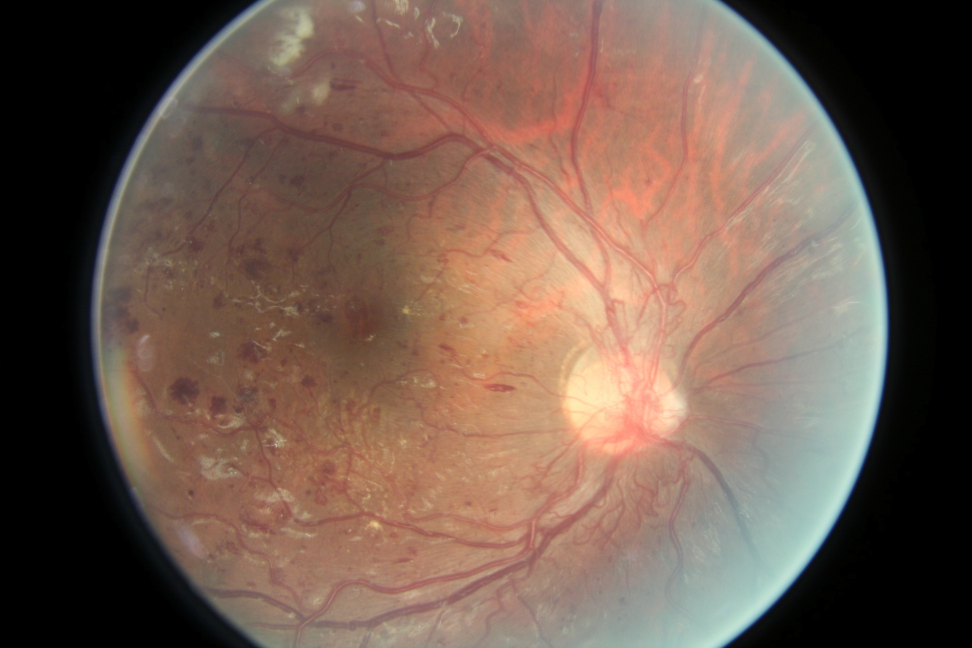
#> input picture 16_left.jpeg, 3888 x 2592 px (shown at 1/4 size)
$ jupyter execute 'Veins Extraction from Retina.ipynb'
#> lines starting #> are read from the running program, lines starting #| are printed output that depends on the picture; after the words box and inside, x2 and y2 are one past the last pixel; in counts of white or black regions, pixels touching at a corner belong together
[cell 1]
import cv2
import numpy as np
import matplotlib.pyplot as plt

def analyze_retina(image_path):
    # Read the input image
#> called with image_path = '16_left.jpeg'
    image = cv2.imread(image_path)
#> image is the input picture: shape (2592, 3888, 3); mean B, G, R 79.9, 92.2, 114.9

    # Split the image channels
    b, green_fundus, r = cv2.split(image)
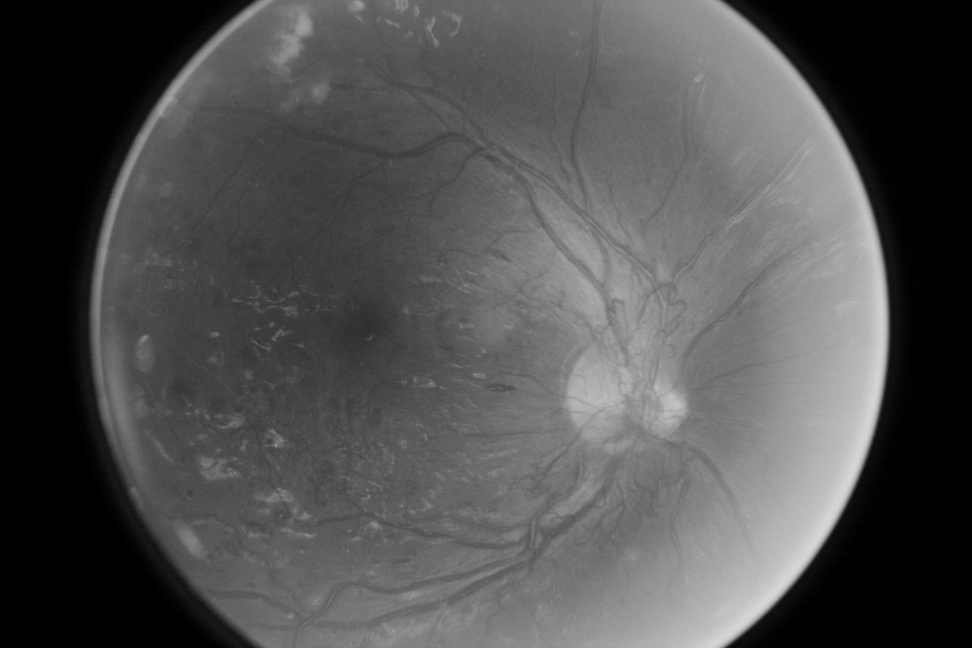
#> b: shape (2592, 3888) (shown at 1/4 size); min 0, max 222, mean 79.9
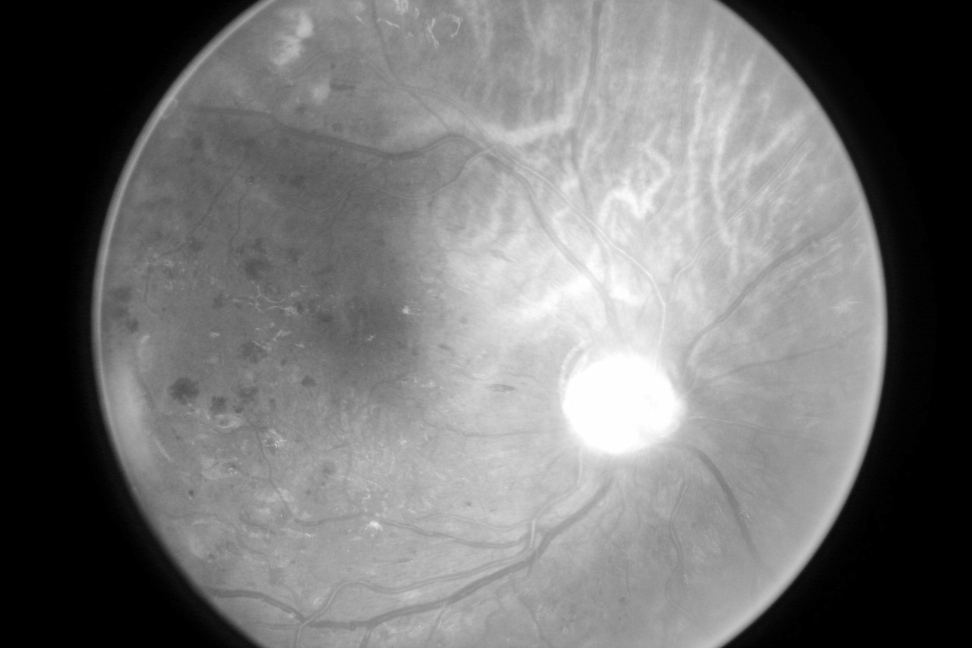
#> r: shape (2592, 3888) (shown at 1/4 size); min 0, max 255, mean 114.9

    # Apply CLAHE for contrast enhancement
    clahe = cv2.createCLAHE(clipLimit=2.0, tileGridSize=(8, 8))
    contrast_enhanced_green_fundus = clahe.apply(green_fundus)
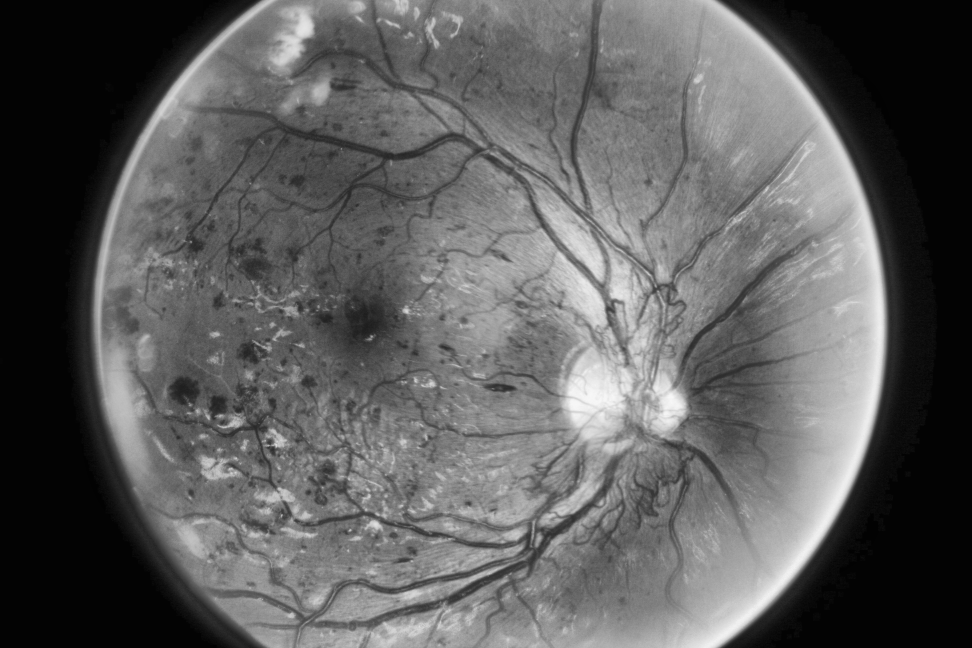
#> contrast_enhanced_green_fundus: shape (2592, 3888) (shown at 1/4 size); min 2, max 249, mean 93.3

    # Morphological operations for blood vessels detection
    r1 = cv2.morphologyEx(contrast_enhanced_green_fundus, cv2.MORPH_OPEN, cv2.getStructuringElement(cv2.MORPH_ELLIPSE, (5, 5)), iterations=1)
    R1 = cv2.morphologyEx(r1, cv2.MORPH_CLOSE, cv2.getStructuringElement(cv2.MORPH_ELLIPSE, (5, 5)), iterations=1)
    r2 = cv2.morphologyEx(R1, cv2.MORPH_OPEN, cv2.getStructuringElement(cv2.MORPH_ELLIPSE, (11, 11)), iterations=1)
    R2 = cv2.morphologyEx(r2, cv2.MORPH_CLOSE, cv2.getStructuringElement(cv2.MORPH_ELLIPSE, (11, 11)), iterations=1)
    r3 = cv2.morphologyEx(R2, cv2.MORPH_OPEN, cv2.getStructuringElement(cv2.MORPH_ELLIPSE, (23, 23)), iterations=1)
    R3 = cv2.morphologyEx(r3, cv2.MORPH_CLOSE, cv2.getStructuringElement(cv2.MORPH_ELLIPSE, (23, 23)), iterations=1)

    # Subtract to get blood vessels
    f4 = cv2.subtract(R3, contrast_enhanced_green_fundus)

    # Apply CLAHE again
    f5 = clahe.apply(f4)

    # Thresholding
    ret, f6 = cv2.threshold(f5, 15, 255, cv2.THRESH_BINARY)
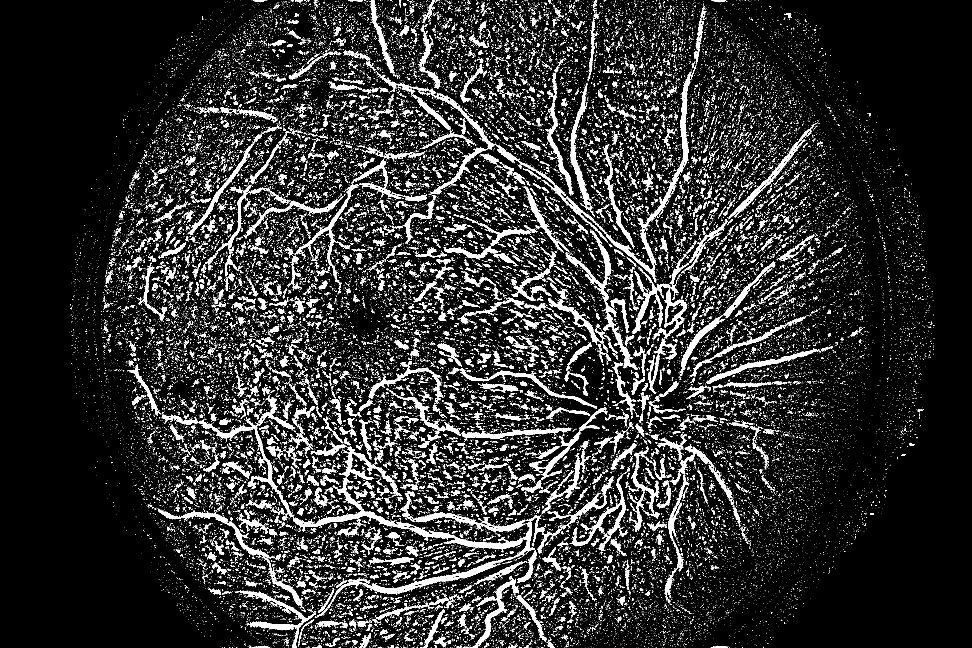
#> f6: shape (2592, 3888) (shown at 1/4 size); 9.9% white; 69722 white regions (65315 under 20 px), largest, box (x1, y1, x2, y2) and area: (1173, 1910, 2091, 2196) 20390, (2424, 288, 2765, 1130) 16155, (1309, 2224, 2059, 2432) 12260

    # Masking
    mask = np.ones(f5.shape[:2], dtype="uint8") * 255
    contours, hierarchy = cv2.findContours(f6.copy(), cv2.RETR_LIST, cv2.CHAIN_APPROX_SIMPLE)
#> contours = 74798 contours
    for cnt in contours:
        if cv2.contourArea(cnt) <= 200:
            cv2.drawContours(mask, [cnt], -1, 0, -1)
#> this loop made 74798 passes
#> cnt on passes 1 to 3: [[2842, 2591]], [[2656, 2591]], [[2581, 2591]]
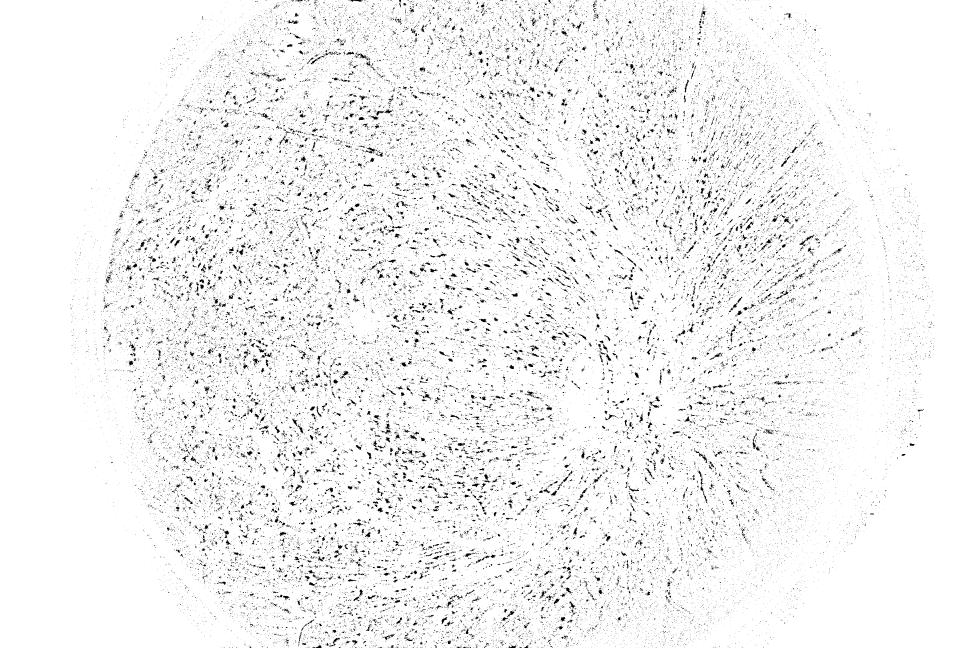
#> mask: shape (2592, 3888) (shown at 1/4 size); 95.2% white; 71719 black regions (67508 under 20 px), largest, box (x1, y1, x2, y2) and area: (2204, 1343, 2246, 1362) 270, (2921, 1301, 2945, 1346) 267, (2107, 1564, 2137, 1587) 263
    im = cv2.bitwise_and(f5, f5, mask=mask)

    # Thresholding and morphological operations
    ret, fin = cv2.threshold(im, 15, 255, cv2.THRESH_BINARY_INV)
#> fin: shape (2592, 3888); 94.7% white; 1023 black regions (414 under 20 px), largest, box (x1, y1, x2, y2) and area: (1173, 1910, 2091, 2196) 19785, (1309, 2224, 2059, 2432) 11968, (2554, 288, 2765, 923) 10238
    newfin = cv2.erode(fin, cv2.getStructuringElement(cv2.MORPH_ELLIPSE, (3, 3)), iterations=1)
#> newfin: shape (2592, 3888); 93.1% white; 448 black regions, largest, box (x1, y1, x2, y2) and area: (646, 1657, 2179, 2433) 67152, (1987, 287, 2766, 1131) 28084, (2529, 1033, 2756, 1358) 15867

    # Erode again for blood vessels
    fundus_eroded = cv2.bitwise_not(newfin)
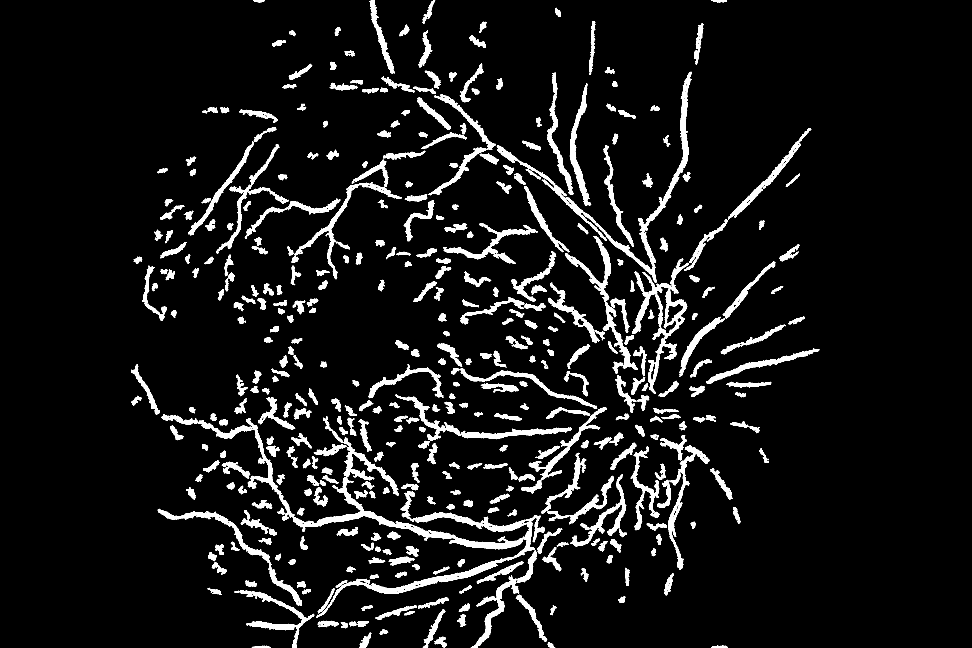
#> fundus_eroded: shape (2592, 3888) (shown at 1/4 size); 6.9% white; 448 white regions

    # Contour analysis for identifying veins
    xmask = np.ones(fundus_eroded.shape[:2], dtype="uint8") * 255
    xcontours, xhierarchy = cv2.findContours(fundus_eroded.copy(), cv2.RETR_LIST, cv2.CHAIN_APPROX_SIMPLE)
#> xcontours = 4563 contours, 3962 with area under 20; largest, box (x1, y1, x2, y2) and area: (646, 1657, 2179, 2433) 63624, (1987, 287, 2766, 1131) 26612, (2529, 1033, 2756, 1358) 17697, (2260, 944, 2551, 1480) 12788, (631, 2035, 1208, 2424) 11635
    for cnt in xcontours:
        shape = "unidentified"
        peri = cv2.arcLength(cnt, True)
        approx = cv2.approxPolyDP(cnt, 0.04 * peri, False)
        if len(approx) > 4 and cv2.contourArea(cnt) <= 3000 and cv2.contourArea(cnt) >= 100:
            shape = "circle"
        else:
            shape = "veins"
        if shape == "circle":
            cv2.drawContours(xmask, [cnt], -1, 0, -1)
#> this loop made 4563 passes
#> (shape, peri, approx) on passes 1, 2, 4, 5, 6, 7, 9, 10, 11: ('veins', 5.66, [[1894, 2590], [1895, 2589], [1896, 2590], [1895, 2591]]), ('veins', 5.66, [[2854, 2589], [2855, 2588], [2856, 2589], [2855, 2590]]), ('veins', 5.66, [[1444, 2589], [1445, 2588], [1446, 2589], [1445, 2590]]), ('veins', 5.66, [[2862, 2588], [2863, 2587], [2864, 2588], [2863, 2589]]), ('veins', 5.66, [[2212, 2588], [2213, 2587], [2214, 2588], [2213, 2589]]), ('veins', 5.66, [[1905, 2588], [1906, 2587], [1907, 2588], [1906, 2589]]), ('veins', 5.66, [[1902, 2587], [1903, 2586], [1904, 2587], [1903, 2588]]), ('veins', 5.66, [[1701, 2587], [1702, 2586], [1703, 2587], [1702, 2588]]), ('veins', 5.66, [[1047, 2587], [1048, 2586], [1049, 2587], [1048, 2588]])
#> (peri, shape) on passes 61 to 66: (7.66, 'veins'), (5.66, 'veins'), (5.66, 'veins'), (7.66, 'veins'), (5.66, 'veins'), (10.49, 'veins')
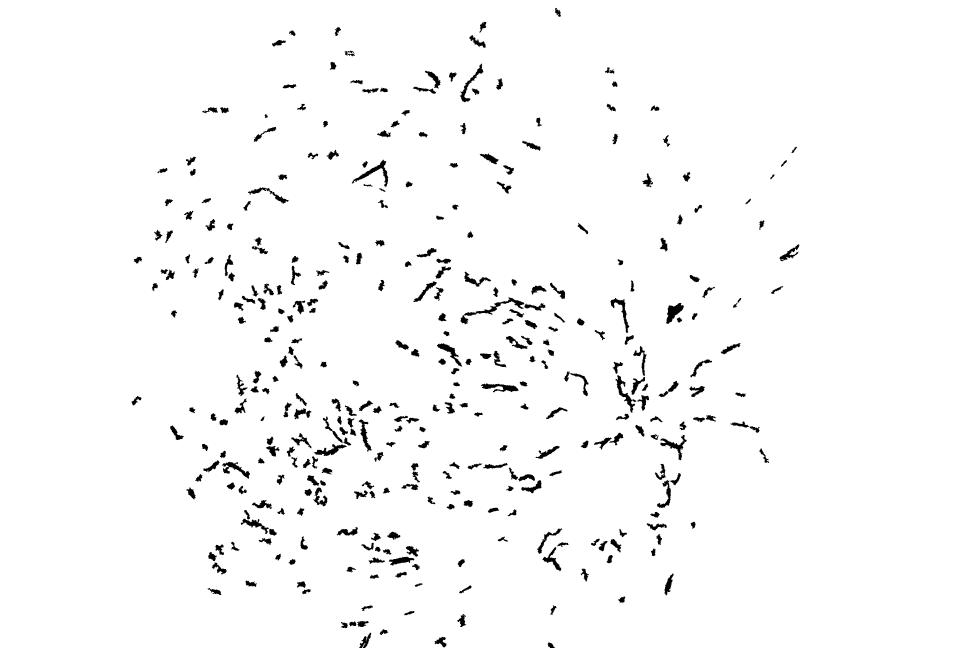
#> xmask: shape (2592, 3888) (shown at 1/4 size); 97.5% white; 353 black regions, largest, box (x1, y1, x2, y2) and area: (1856, 1190, 2098, 1264) 3287, (1407, 638, 1554, 747) 3193, (2664, 1212, 2736, 1296) 2906

    finimage = cv2.bitwise_and(fundus_eroded, fundus_eroded, mask=xmask)
#> finimage: shape (2592, 3888); 4.5% white; 111 white regions (2 under 20 px), largest, box (x1, y1, x2, y2) and area: (646, 1657, 2179, 2433) 67086, (1987, 287, 2766, 1131) 28084, (2529, 1033, 2756, 1358) 15570
    blood_vessels = cv2.bitwise_not(finimage)

    return blood_vessels


# Example usage:
image_path = "16_left.jpeg"
resulting_image = analyze_retina(image_path)
plt.imshow(resulting_image / 255, cmap='gray')
plt.show()
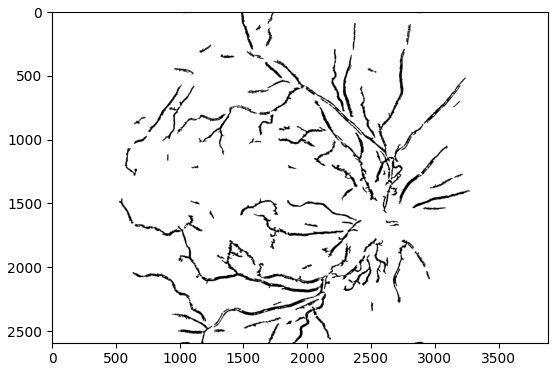
#> figure drawn by matplotlib, 1 panel
